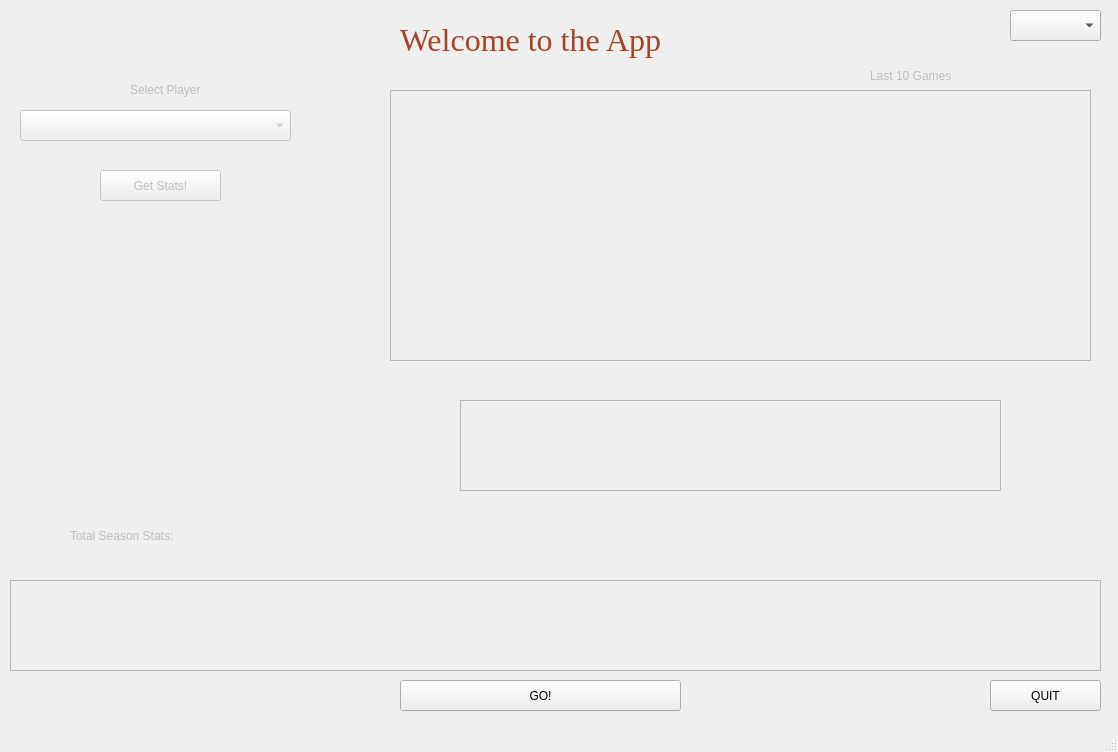
<?xml version="1.0" encoding="UTF-8"?>
<ui version="4.0">
 <class>MainWindow</class>
 <widget class="QMainWindow" name="MainWindow">
  <property name="geometry">
   <rect>
    <x>0</x>
    <y>0</y>
    <width>1118</width>
    <height>752</height>
   </rect>
  </property>
  <property name="windowTitle">
   <string>MainWindow</string>
  </property>
  <widget class="QWidget" name="centralwidget">
   <widget class="QLabel" name="title_label">
    <property name="geometry">
     <rect>
      <x>370</x>
      <y>10</y>
      <width>321</width>
      <height>61</height>
     </rect>
    </property>
    <property name="font">
     <font>
      <family>Times New Roman</family>
      <pointsize>24</pointsize>
     </font>
    </property>
    <property name="text">
     <string>&lt;!DOCTYPE HTML PUBLIC &quot;-//W3C//DTD HTML 4.0//EN&quot; &quot;http://www.w3.org/TR/REC-html40/strict.dtd&quot;&gt;
&lt;html&gt;&lt;head&gt;&lt;meta name=&quot;qrichtext&quot; content=&quot;1&quot; /&gt;&lt;style type=&quot;text/css&quot;&gt;
p, li { white-space: pre-wrap; }
&lt;/style&gt;&lt;/head&gt;&lt;body style=&quot; font-family:'MS Shell Dlg 2'; font-size:8pt; font-weight:400; font-style:normal;&quot;&gt;
&lt;p align=&quot;center&quot; style=&quot; margin-top:12px; margin-bottom:12px; margin-left:0px; margin-right:0px; -qt-block-indent:0; text-indent:0px;&quot;&gt;&lt;span style=&quot; font-size:24pt; color:#a54525;&quot;&gt;Welcome to the App&lt;/span&gt;&lt;/p&gt;&lt;/body&gt;&lt;/html&gt;</string>
    </property>
   </widget>
   <widget class="QComboBox" name="select_player_combo_box">
    <property name="enabled">
     <bool>false</bool>
    </property>
    <property name="geometry">
     <rect>
      <x>20</x>
      <y>110</y>
      <width>271</width>
      <height>31</height>
     </rect>
    </property>
    <property name="font">
     <font>
      <family>Batang</family>
      <pointsize>12</pointsize>
     </font>
    </property>
   </widget>
   <widget class="QLabel" name="player_title_label">
    <property name="enabled">
     <bool>false</bool>
    </property>
    <property name="geometry">
     <rect>
      <x>130</x>
      <y>80</y>
      <width>131</width>
      <height>21</height>
     </rect>
    </property>
    <property name="text">
     <string>Select Player</string>
    </property>
    <property name="textFormat">
     <enum>Qt::RichText</enum>
    </property>
   </widget>
   <widget class="QPushButton" name="start_button">
    <property name="geometry">
     <rect>
      <x>400</x>
      <y>680</y>
      <width>281</width>
      <height>31</height>
     </rect>
    </property>
    <property name="text">
     <string>GO!</string>
    </property>
   </widget>
   <widget class="QPushButton" name="player_go_button">
    <property name="enabled">
     <bool>false</bool>
    </property>
    <property name="geometry">
     <rect>
      <x>100</x>
      <y>170</y>
      <width>121</width>
      <height>31</height>
     </rect>
    </property>
    <property name="text">
     <string>Get Stats!</string>
    </property>
   </widget>
   <widget class="QTableWidget" name="playerCurrentStatTable">
    <property name="enabled">
     <bool>false</bool>
    </property>
    <property name="geometry">
     <rect>
      <x>10</x>
      <y>580</y>
      <width>1091</width>
      <height>91</height>
     </rect>
    </property>
    <property name="font">
     <font>
      <family>Sitka Display</family>
      <pointsize>12</pointsize>
     </font>
    </property>
   </widget>
   <widget class="QPushButton" name="quitButton">
    <property name="geometry">
     <rect>
      <x>990</x>
      <y>680</y>
      <width>111</width>
      <height>31</height>
     </rect>
    </property>
    <property name="text">
     <string>QUIT</string>
    </property>
    <property name="iconSize">
     <size>
      <width>32</width>
      <height>32</height>
     </size>
    </property>
   </widget>
   <widget class="QLabel" name="seasonStatsLabel">
    <property name="enabled">
     <bool>false</bool>
    </property>
    <property name="geometry">
     <rect>
      <x>70</x>
      <y>520</y>
      <width>151</width>
      <height>31</height>
     </rect>
    </property>
    <property name="text">
     <string>Total Season Stats:</string>
    </property>
   </widget>
   <widget class="QTableWidget" name="last10gamestable">
    <property name="enabled">
     <bool>false</bool>
    </property>
    <property name="geometry">
     <rect>
      <x>390</x>
      <y>90</y>
      <width>701</width>
      <height>271</height>
     </rect>
    </property>
    <property name="verticalScrollBarPolicy">
     <enum>Qt::ScrollBarAlwaysOff</enum>
    </property>
    <property name="horizontalScrollBarPolicy">
     <enum>Qt::ScrollBarAlwaysOff</enum>
    </property>
    <attribute name="verticalHeaderVisible">
     <bool>false</bool>
    </attribute>
   </widget>
   <widget class="QLabel" name="last10GamesLabel">
    <property name="enabled">
     <bool>false</bool>
    </property>
    <property name="geometry">
     <rect>
      <x>870</x>
      <y>60</y>
      <width>141</width>
      <height>31</height>
     </rect>
    </property>
    <property name="text">
     <string>Last 10 Games</string>
    </property>
   </widget>
   <widget class="QTableWidget" name="nextGameInfoTable">
    <property name="enabled">
     <bool>false</bool>
    </property>
    <property name="geometry">
     <rect>
      <x>460</x>
      <y>400</y>
      <width>541</width>
      <height>91</height>
     </rect>
    </property>
    <property name="sizeAdjustPolicy">
     <enum>QAbstractScrollArea::AdjustToContents</enum>
    </property>
    <attribute name="verticalHeaderVisible">
     <bool>false</bool>
    </attribute>
   </widget>
   <widget class="QComboBox" name="bookieSelectComboBox">
    <property name="geometry">
     <rect>
      <x>1010</x>
      <y>10</y>
      <width>91</width>
      <height>31</height>
     </rect>
    </property>
   </widget>
  </widget>
  <widget class="QMenuBar" name="menubar">
   <property name="geometry">
    <rect>
     <x>0</x>
     <y>0</y>
     <width>1118</width>
     <height>21</height>
    </rect>
   </property>
  </widget>
  <widget class="QStatusBar" name="statusbar"/>
 </widget>
 <resources/>
 <connections/>
</ui>
